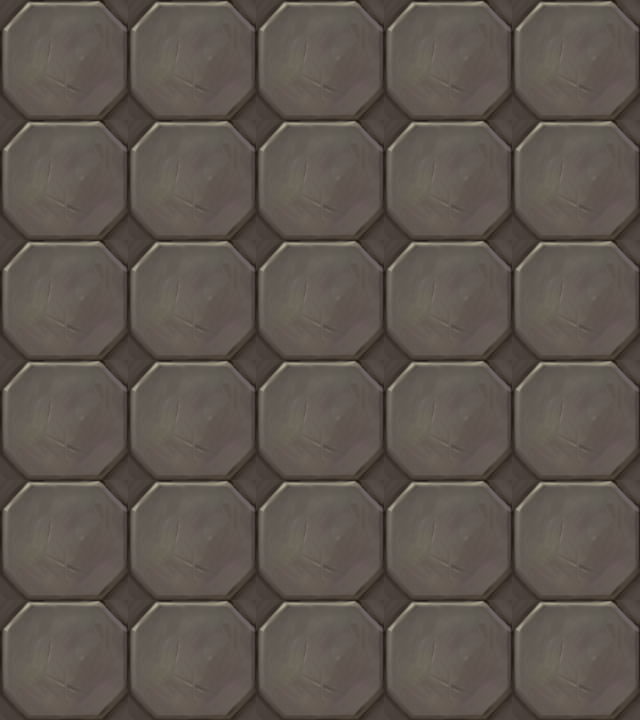

A 2D game scene composited from a Tiled map and its tileset images. What follows is a short description and the map's XML, with each tile layer's data collapsed to a summary:
An orthogonal 5x6 tile map with 128x120 px tiles, 1 tile layer (块层 1).

<map version="1.0" orientation="orthogonal" width="5" height="6" tilewidth="128" tileheight="120">
 <tileset firstgid="1" name="map011" tilewidth="128" tileheight="120">
  <image source="map011.png" width="128" height="120" />
 </tileset>
 <layer name="块层 1" width="5" height="6">
  <data>[30 cells, 30 non-empty, 1 distinct tile ids]</data>
 </layer>
</map>
